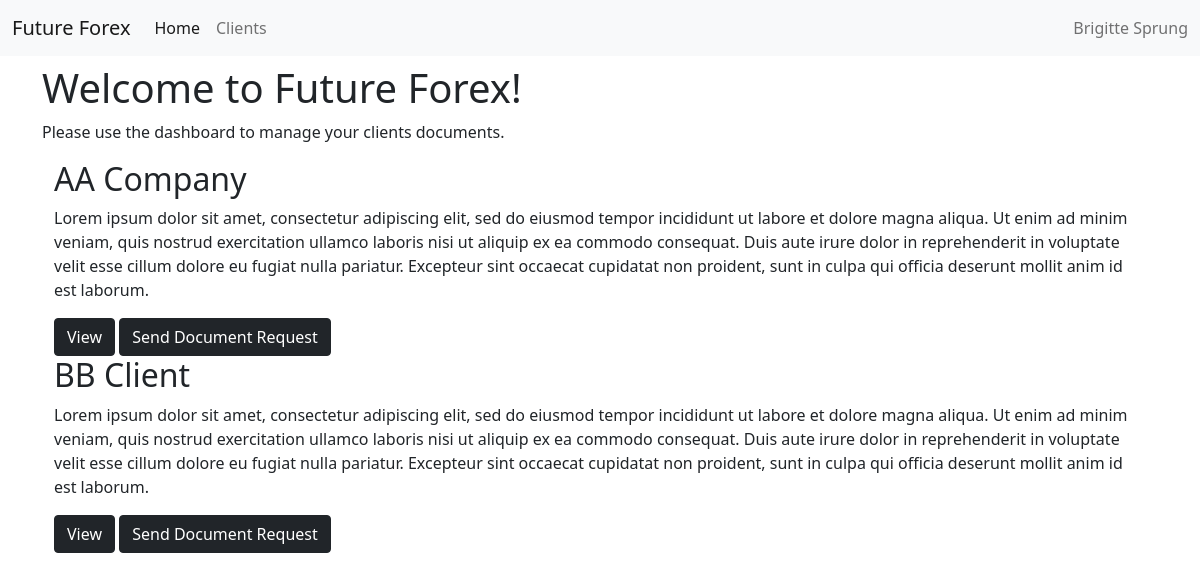
The page / on the database its author committed.
### dashboard/models.py (models this page shows, shortened)
class Client(models.Model):
    name = models.CharField(max_length=1028)
    created = models.DateTimeField(auto_now_add=True)
    description = models.TextField(blank=True, null=True)
    email = models.EmailField(max_length=254, default='brigittesprung@gmail.com')
    relationshipManager = models.ForeignKey(RelationshipManager, on_delete=models.DO_NOTHING)

### dashboard/views.py (the view)
# urls.py: path('', views.DashboardView.as_view(), name='dashboard'),
class DashboardView(generic.DetailView):
    template_name = "dashboard/index.html"
    def get(self, request, *args, **kwargs):
        clients = Client.objects.filter(relationshipManager_id=1)
        context = {
            "clients": clients
        }
        return render(request, self.template_name, context)

### dashboard/templates/dashboard/index.html
{% extends 'dashboard/base_generic.html' %}
{% load static %}
{% block content %}
<h1>Welcome to Future Forex!</h1>
<p>Please use the dashboard to manage your clients documents.</p>
<div class="container mb-2">
    {% for client in clients %}
        <h2>{{ client.name }}</h2>
        <p>{{ client.description }}</p>
        <a href="{% url 'client' client.id %}" class="btn btn-dark float-right">View</a>
        <a href="{% url 'request' client.id %}" class="btn btn-dark float-right">Send Document Request</a>
    {% endfor %}
</div>
{% endblock %}

### rows shown on the page
Client: name "AA Company", description "Lorem ipsum dolor sit amet, consectetur adipiscing elit, sed do eiusmod tempor incididunt ut labore et dolore magna aliqua. Ut enim ad minim veniam, quis nostrud exercitation ullamco laboris nisi ut aliquip ex ea commodo consequat. Duis aute irure dolor in reprehenderit in voluptate velit esse cillum dolore eu fugiat nulla pariatur. Excepteur sint occaecat cupidatat non proident, sunt in culpa qui officia deserunt mollit anim id est laborum."
Client: name "BB Client", description "Lorem ipsum dolor sit amet, consectetur adipiscing elit, sed do eiusmod tempor incididunt ut labore et dolore magna aliqua. Ut enim ad minim veniam, quis nostrud exercitation ullamco laboris nisi ut aliquip ex ea commodo consequat. Duis aute irure dolor in reprehenderit in voluptate velit esse cillum dolore eu fugiat nulla pariatur. Excepteur sint occaecat cupidatat non proident, sunt in culpa qui officia deserunt mollit anim id est laborum."
